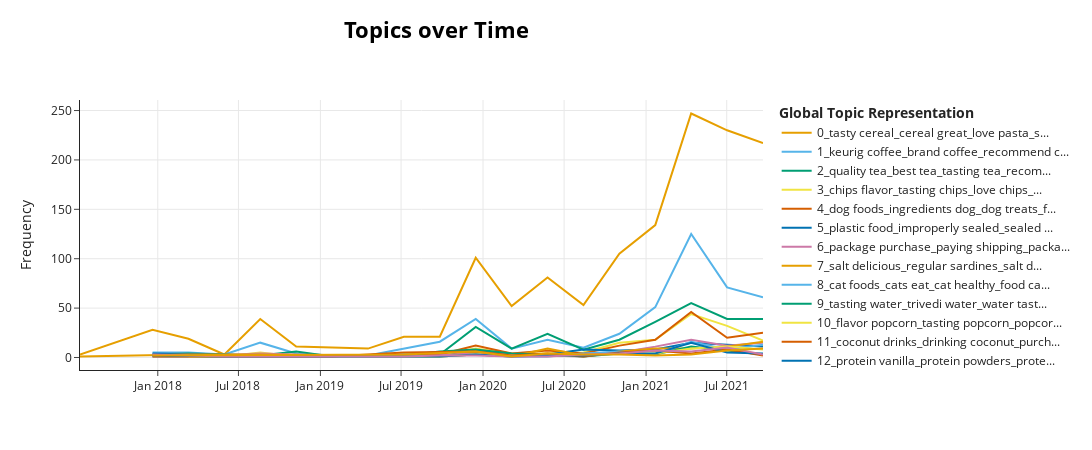

This figure's notebook cell:
### Code cell
topics_over_time = model.topic_model.topics_over_time(docs=train.text, 
                                                timestamps=train.date, 
                                                global_tuning=True, 
                                                evolution_tuning=True, 
                                                nr_bins=20)
model.topic_model.visualize_topics_over_time(topics_over_time, top_n_topics=15)

### Figure 1 — Plotly figure (JSON) as saved in the notebook; plotly's stock layout.template omitted (floating-point values rounded to 4 significant figures)
{"data": [{"hoverinfo": "text", "hovertext": ["<b>Topic 0</b><br>Words: chewiness cookie, cookies surprisingly, holes cookies, fantastic dressings, keen oatmeal", "<b>Topic 0</b><br>Words: oatmeal cookie, cookies soft, love oatmeal, taste fig, characteristic taste", "<b>Topic 0</b><br>Words: torani sugar, free syrups, calories candies, sugar eat, sugar bake", "<b>Topic 0</b><br>Words: cookie taste, cookies tasty, cocoa tasted, hard cookies, cookies great", "<b>Topic 0</b><br>Words: ranch flavored, cocoa krispies, ish snack, cookies tasty, hard grocery", "<b>Topic 0</b><br>Words: cookie recipe, wondering cookies, cookie kind, cinnamon chips, bun cookie", "<b>Topic 0</b><br>Words: flavored items, ghirardelli chocolate, meals flavors, tasty nutritional, taste goji", "<b>Topic 0</b><br>Words: tasty snacks, jordan almonds, snacks healthy, nut bars, banana nut", "<b>Topic 0</b><br>Words: nuts particularly, delicious snack, ramen good, almonds bit, fats snacks", "<b>Topic 0</b><br>Words: taste noodles, taste doubt, taste heavy, cheap tasty, 8oz tastes", "<b>Topic 0</b><br>Words: diet bars, bars taste, bars good, candy bar, kind bars", "<b>Topic 0</b><br>Words: cookies tasty, just dietary, mixed nuts, listed gluten, item taste", "<b>Topic 0</b><br>Words: considering sugar, smart sugar, angel food, best chocolate, protein bars", "<b>Topic 0</b><br>Words: lousy taste, lingonberry syrup, keurig happier, coffee snacks, treats surprisingly", "<b>Topic 0</b><br>Words: pumpkin muffins, tasty actually, snack good, tasty delicious, recipes pure", "<b>Topic 0</b><br>Words: cereal great, cereals, healthy tasteful, breakfast cookies, nut butter", "<b>Topic 0</b><br>Words: biscuit recipe, grain pancake, original bisquick, drop biscuits, grain pancakes", "<b>Topic 0</b><br>Words: healthy cereals, peanuts almonds, almonds cashews, hard gluten, nut bars", "<b>Topic 0</b><br>Words: lots sugar, breakfast snack, cereals, oatmeal raisin, non gluten"], "marker": {"color": "#E69F00"}, "mode": "lines", "name": "0_tasty cereal_cereal great_love pasta_s...", "type": "scatter", "x": ["2017-07-10T09:18:43.200000", "2017-12-20T04:48:00", "2018-03-10T19:12:00", "2018-05-30T09:36:00", "2018-08-19T00:00:00", "2018-11-07T14:24:00", "2019-01-27T04:48:00", "2019-04-17T19:12:00", "2019-07-07T09:36:00", "2019-09-26T00:00:00", "2019-12-15T14:24:00", "2020-03-05T04:48:00", "2020-05-24T19:12:00", "2020-08-13T09:36:00", "2020-11-02T00:00:00", "2021-01-21T14:24:00", "2021-04-12T04:48:00", "2021-07-01T19:12:00", "2021-09-20T09:36:00"], "y": [3, 28, 19, 3, 39, 11, 10, 9, 21, 21, 101, 52, 81, 53, 105, 134, 247, 230, 217]}, {"hoverinfo": "text", "hovertext": ["<b>Topic 1</b><br>Words: keurig coffee, flavorful coffee, great coffee, buy coffee, regular coffee", "<b>Topic 1</b><br>Words: products coffee, coffee 81, coffees called, nung coffee, flavor stores", "<b>Topic 1</b><br>Words: great coffee, starbucks coffee, coffee bad, coffee rich, coffee coffee", "<b>Topic 1</b><br>Words: folgers coffee, coffee plan, tamer coffee, coffee considered, marked coffee", "<b>Topic 1</b><br>Words: amazon nespresso, buy coffee, ordering nespresso, tasting coffee, coffee coffee", "<b>Topic 1</b><br>Words: favorite coffees, colombian coffee, kind coffee, great coffee, recommend coffee", "<b>Topic 1</b><br>Words: tasting coffee, tastes bad, fruit beverages, great coffee, tangerine flavor", "<b>Topic 1</b><br>Words: inexpensive coffee, fine coffee, great coffee, supermarket coffees, coffee bitterness", "<b>Topic 1</b><br>Words: carbonated beverage, tasting coffee, drinks switch, fantastic espresso, fellow coffee", "<b>Topic 1</b><br>Words: juice flavor, grape soda, orange flavoring, flavors switch, tasting coffee", "<b>Topic 1</b><br>Words: better coffee, starbucks tastes, starbucks stuff, honestly starbucks, sodas horrible", "<b>Topic 1</b><br>Words: coffee lover, unused coffee, drink flavored, mentioned flavor, flavour highly", "<b>Topic 1</b><br>Words: natural flavored, pumpkin coffee, picky coffee, coconut juice, enjoyed coffee", "<b>Topic 1</b><br>Words: orange tangerine, drinker orange, eating oranges, taste soda, aftertaste orange", "<b>Topic 1</b><br>Words: acid coffee, sparkling juice, roasted coffee, coffee beans, lot coffee", "<b>Topic 1</b><br>Words: tasting coffee, regular coffee, keurig brewers, recommend coffee, coffee coffee", "<b>Topic 1</b><br>Words: caribou coffee, blend coffee, community coffee, coffee coffee, tasting coffee", "<b>Topic 1</b><br>Words: juice sodas, regular coffee, milky beverages, make juices, orange tangerine"], "marker": {"color": "#56B4E9"}, "mode": "lines", "name": "1_keurig coffee_brand coffee_recommend c...", "type": "scatter", "x": ["2017-12-20T04:48:00", "2018-03-10T19:12:00", "2018-05-30T09:36:00", "2018-08-19T00:00:00", "2018-11-07T14:24:00", "2019-01-27T04:48:00", "2019-04-17T19:12:00", "2019-07-07T09:36:00", "2019-09-26T00:00:00", "2019-12-15T14:24:00", "2020-03-05T04:48:00", "2020-05-24T19:12:00", "2020-08-13T09:36:00", "2020-11-02T00:00:00", "2021-01-21T14:24:00", "2021-04-12T04:48:00", "2021-07-01T19:12:00", "2021-09-20T09:36:00"], "y": [5, 5, 3, 15, 4, 2, 2, 9, 16, 39, 9, 18, 10, 24, 51, 125, 71, 61]}, {"hoverinfo": "text", "hovertext": ["<b>Topic 2</b><br>Words: tasting tea, organic tea, quality tea, taste tea, flavor tea", "<b>Topic 2</b><br>Words: tea basically, tea mix, tea health, ve tea, tea enjoy", "<b>Topic 2</b><br>Words: recommend tea, tea caffeine, ice tea, quality tea, strong tea", "<b>Topic 2</b><br>Words: tasting tea, flavor tea, quality tea, tea fantastic, strong tea", "<b>Topic 2</b><br>Words: lemon drink, raw honey, drink honey, instant powder, tea powder", "<b>Topic 2</b><br>Words: quality tea, tasting tea, recommend tea, taste tea, flavor tea", "<b>Topic 2</b><br>Words: quality tea, strong tea, recommend tea, tasting tea, great tea", "<b>Topic 2</b><br>Words: tea drink, white tea, sealed tea, white teas, tea add", "<b>Topic 2</b><br>Words: tea incredible, tea different, tea exactly, enjoyed teas, tea definetely", "<b>Topic 2</b><br>Words: quality tea, flavor tea, refined tea, remaining tea, red teas", "<b>Topic 2</b><br>Words: tea excellent, tea tasty, tea okay, tea definitely, tea frity", "<b>Topic 2</b><br>Words: tea irrestible, tea highly, tea selections, loose tea, like tea", "<b>Topic 2</b><br>Words: best tea, strong tea, recommend tea, oolong tea, taste tea", "<b>Topic 2</b><br>Words: tea choice, tea good, white tea, tasting tea, herbal teas", "<b>Topic 2</b><br>Words: bitterness tea, strong tea, taste tea, herbal tea, spice tea", "<b>Topic 2</b><br>Words: tasting tea, flavor tea, great tea, tea bad, tasteless tea"], "marker": {"color": "#009E73"}, "mode": "lines", "name": "2_quality tea_best tea_tasting tea_recom...", "type": "scatter", "x": ["2017-12-20T04:48:00", "2018-03-10T19:12:00", "2018-08-19T00:00:00", "2018-11-07T14:24:00", "2019-01-27T04:48:00", "2019-07-07T09:36:00", "2019-09-26T00:00:00", "2019-12-15T14:24:00", "2020-03-05T04:48:00", "2020-05-24T19:12:00", "2020-08-13T09:36:00", "2020-11-02T00:00:00", "2021-01-21T14:24:00", "2021-04-12T04:48:00", "2021-07-01T19:12:00", "2021-09-20T09:36:00"], "y": [3, 4, 2, 6, 1, 3, 3, 31, 9, 24, 8, 18, 36, 55, 39, 39]}, {"hoverinfo": "text", "hovertext": ["<b>Topic 3</b><br>Words: make chips, grain bread, chips actually, past chips, detest grain", "<b>Topic 3</b><br>Words: chips tasty, tasting chips, love chips, chips favorites, chips tasted", "<b>Topic 3</b><br>Words: chips rotten, chips edible, chips tasty, salt chips, love chips", "<b>Topic 3</b><br>Words: delicious chips, chip tasting, cheese chips, chips spicy, chips enjoyed", "<b>Topic 3</b><br>Words: bag chips, chips great, chips bag, eat chips, chips awesome", "<b>Topic 3</b><br>Words: crackers delicious, crackers good, snack crackers, eat crackers, plain crackers", "<b>Topic 3</b><br>Words: crackers delicious, crackers italian, good crackers, crackers good, crackers taste", "<b>Topic 3</b><br>Words: crackers delicious, crackers good, cracker fruit, plain crackers, crackers like", "<b>Topic 3</b><br>Words: chips delicious, chips food, try chips, chips texture, chips odd", "<b>Topic 3</b><br>Words: chips flavor, chips great, corn chips, eat chips, pop chips", "<b>Topic 3</b><br>Words: love chips, chips great, chips favorites, snack chip, chips love", "<b>Topic 3</b><br>Words: crackers delicious, crackers good, cracker dietary, rice crackers, healthy cracker", "<b>Topic 3</b><br>Words: tasty chips, crackers good, salt chips, original flavors, just crackers", "<b>Topic 3</b><br>Words: chips great, bag chips, cracker snacks, colored chips, potatoe chips", "<b>Topic 3</b><br>Words: popchips taste, tasting chips, chips tasty, pop chips, chips tasted", "<b>Topic 3</b><br>Words: plain crackers, chive chips, crackers like, purchase crackers, love chips", "<b>Topic 3</b><br>Words: taste chips, cravings chips, munching chips, chips better, regular chips"], "marker": {"color": "#F0E442"}, "mode": "lines", "name": "3_chips flavor_tasting chips_love chips_...", "type": "scatter", "x": ["2017-12-20T04:48:00", "2018-03-10T19:12:00", "2018-05-30T09:36:00", "2018-08-19T00:00:00", "2018-11-07T14:24:00", "2019-01-27T04:48:00", "2019-04-17T19:12:00", "2019-09-26T00:00:00", "2019-12-15T14:24:00", "2020-03-05T04:48:00", "2020-05-24T19:12:00", "2020-08-13T09:36:00", "2020-11-02T00:00:00", "2021-01-21T14:24:00", "2021-04-12T04:48:00", "2021-07-01T19:12:00", "2021-09-20T09:36:00"], "y": [2, 1, 1, 5, 1, 1, 1, 3, 9, 4, 4, 5, 15, 18, 44, 32, 17]}, {"hoverinfo": "text", "hovertext": ["<b>Topic 4</b><br>Words: dog foods, holistic dog, feed dog, dog treats, dog favorite", "<b>Topic 4</b><br>Words: dog foods, dogs eating, feed dog, cooked dogs, clean dogs", "<b>Topic 4</b><br>Words: dog treats, dog foods, dried treats, treats dogs, treats feed", "<b>Topic 4</b><br>Words: dog foods, ingredients dog, treats natural, dog highly, pets best", "<b>Topic 4</b><br>Words: dog foods, recommended treats, dog chew, dog chewed, dry dogfood", "<b>Topic 4</b><br>Words: pet mouth, mouth pet, china mouth, china contaminated, toys china", "<b>Topic 4</b><br>Words: foods pet, labradoodle puppy, doggie budget, entertain dog, better dog", "<b>Topic 4</b><br>Words: nutrients dogs, treats ok, enjoying treats, dogs enjoying, treats promptly", "<b>Topic 4</b><br>Words: dogswell products, foods sourced, dogs tolerate, resist dogs, dogs doxies", "<b>Topic 4</b><br>Words: treats getting, country dogs, treats going, dachshund absolutely, beef rolls", "<b>Topic 4</b><br>Words: dog foods, dog treats, dogs eating, treats dog, dog treat", "<b>Topic 4</b><br>Words: dog treats, treats taste, treats dog, dogswell chew, tiny treats", "<b>Topic 4</b><br>Words: dog treats, duck treats, dogs chicken, duck treat, dog owners"], "marker": {"color": "#D55E00"}, "mode": "lines", "name": "4_dog foods_ingredients dog_dog treats_f...", "type": "scatter", "x": ["2018-05-30T09:36:00", "2018-11-07T14:24:00", "2019-07-07T09:36:00", "2019-09-26T00:00:00", "2019-12-15T14:24:00", "2020-03-05T04:48:00", "2020-05-24T19:12:00", "2020-08-13T09:36:00", "2020-11-02T00:00:00", "2021-01-21T14:24:00", "2021-04-12T04:48:00", "2021-07-01T19:12:00", "2021-09-20T09:36:00"], "y": [1, 1, 2, 3, 12, 4, 7, 4, 12, 18, 46, 20, 25]}, {"hoverinfo": "text", "hovertext": ["<b>Topic 5</b><br>Words: easy toddlers, plum organics, tried pumpkin, new foods, hungry plum", "<b>Topic 5</b><br>Words: food pears, green vegetables, vegetables combined, pears loves, fruit veggie", "<b>Topic 5</b><br>Words: best foods, flat food, buy earth, infant loves, going food", "<b>Topic 5</b><br>Words: love reccommend, baby enjoyed, baby love, best amazon, taste baby", "<b>Topic 5</b><br>Words: olive spread, case grocery, jars leaked, jar lids, snack jars", "<b>Topic 5</b><br>Words: feeding babies, babies use, scary feeding, loves tasty, favorite banana", "<b>Topic 5</b><br>Words: stale treat, treat ordered, buy babiesrus, banana hurt, local prices", "<b>Topic 5</b><br>Words: item diaper, disliked product, favor item, remaining cartons, baby love", "<b>Topic 5</b><br>Words: food daughter, foods usable, foods flavor, stage foods, mango chicken", "<b>Topic 5</b><br>Words: product ok, product pleasantly, table foods, eb fruits, baby enjoyed", "<b>Topic 5</b><br>Words: plastic food, tray sticks, smoothly drawer, track tray, looking holder", "<b>Topic 5</b><br>Words: tasted foods, tasting baby, quality tasting, chicken apple, stinky turkey", "<b>Topic 5</b><br>Words: chunky meals, foods took, foods haven, fruit veggies, snack plus", "<b>Topic 5</b><br>Words: jars bpa, liked baby, shredded plastic, sealed jars, free jars"], "marker": {"color": "#0072B2"}, "mode": "lines", "name": "5_plastic food_improperly sealed_sealed ...", "type": "scatter", "x": ["2017-12-20T04:48:00", "2018-08-19T00:00:00", "2018-11-07T14:24:00", "2019-01-27T04:48:00", "2019-09-26T00:00:00", "2019-12-15T14:24:00", "2020-03-05T04:48:00", "2020-05-24T19:12:00", "2020-08-13T09:36:00", "2020-11-02T00:00:00", "2021-01-21T14:24:00", "2021-04-12T04:48:00", "2021-07-01T19:12:00", "2021-09-20T09:36:00"], "y": [4, 2, 1, 1, 1, 7, 3, 3, 8, 7, 8, 15, 13, 11]}, {"hoverinfo": "text", "hovertext": ["<b>Topic 6</b><br>Words: 911drugstore, 99 911drugstore, seller charge, 911drugstore charing, costs 59", "<b>Topic 6</b><br>Words: seven packs, total packs, cost pack, packs 14, packs snack", "<b>Topic 6</b><br>Words: cost pack, 10 packs, marshmallows 10, seven packs, packs meant", "<b>Topic 6</b><br>Words: local meijer, meijer sells, discount price, emergency snack, apiece discount", "<b>Topic 6</b><br>Words: pack fedex, fedex order, bag sent, ordered 16, refunded 105", "<b>Topic 6</b><br>Words: cost pack, 48 envelopes, boxes packs, seven packs, package crazy", "<b>Topic 6</b><br>Words: shop offers, price plus, deal product, price talk, paying shipping", "<b>Topic 6</b><br>Words: cookies costs, cost pack, costs chocolate, total boxes, costco 49", "<b>Topic 6</b><br>Words: cheaper shipped, box 14, receive box, arrives 15, boxes packs", "<b>Topic 6</b><br>Words: publix rated, local publix, checked prices, costs chocolate, discount price", "<b>Topic 6</b><br>Words: overpriced pack, dollars wholesale, local price, dollars package, target price", "<b>Topic 6</b><br>Words: overpriced grocery, priced snack, prices supermarket, sale prices, shopping chives", "<b>Topic 6</b><br>Words: box cookies, cost 99, 19 box, box 00, 50 grocery", "<b>Topic 6</b><br>Words: price package, price stores, cents muffin, checked prices, 48 cents", "<b>Topic 6</b><br>Words: 2oz really, approximate price, 21 2oz, pricing quite, 100 gram"], "marker": {"color": "#CC79A7"}, "mode": "lines", "name": "6_package purchase_paying shipping_packa...", "type": "scatter", "x": ["2017-12-20T04:48:00", "2018-03-10T19:12:00", "2018-08-19T00:00:00", "2019-04-17T19:12:00", "2019-07-07T09:36:00", "2019-09-26T00:00:00", "2019-12-15T14:24:00", "2020-03-05T04:48:00", "2020-05-24T19:12:00", "2020-08-13T09:36:00", "2020-11-02T00:00:00", "2021-01-21T14:24:00", "2021-04-12T04:48:00", "2021-07-01T19:12:00", "2021-09-20T09:36:00"], "y": [1, 1, 4, 1, 1, 2, 5, 3, 2, 1, 5, 11, 18, 12, 15]}, {"hoverinfo": "text", "hovertext": ["<b>Topic 7</b><br>Words: salty beef, eat salty, salty fatty, eaten salty, salty eat", "<b>Topic 7</b><br>Words: salty product, peppered jerky, eat salty, peppered jerkys, salt good", "<b>Topic 7</b><br>Words: jerky saltiness, eaten salty, eat salty, salty eat, salt good", "<b>Topic 7</b><br>Words: eat salty, foodie salt, eaten salty, regular salt, salt good", "<b>Topic 7</b><br>Words: sardines olive, offerings sardines, sardines, tasting crown, great sardine", "<b>Topic 7</b><br>Words: dash marinates, marinates wonderful, marinates, mrs dash, benefits flavor", "<b>Topic 7</b><br>Words: eat salty, eaten salty, salty processed, salty eat, salt good", "<b>Topic 7</b><br>Words: sardines salt, based sardines, sardines, like sardines, great sardine", "<b>Topic 7</b><br>Words: sardines oil, filets sardines, sardines, sardines recently, canned fish", "<b>Topic 7</b><br>Words: eaten salty, sodium cheese, charleston seafood, eat salty, sturgeon roe", "<b>Topic 7</b><br>Words: taste tuna, best tuna, smoked tuna, sardines taste, tuna favorite", "<b>Topic 7</b><br>Words: tasting sardines, smoked salt, sardines used, sardine purveyors, sardines distinctive", "<b>Topic 7</b><br>Words: salt wonderful, salt tastes, salt different, salt special, snack salt", "<b>Topic 7</b><br>Words: salt delicious, regular salt, natural salt, serve salt, eaten salty", "<b>Topic 7</b><br>Words: salt good, salt great, salt prefered, taste tuna, regular saltine"], "marker": {"color": "#E69F00"}, "mode": "lines", "name": "7_salt delicious_regular sardines_salt d...", "type": "scatter", "x": ["2017-07-10T09:18:43.200000", "2017-12-20T04:48:00", "2018-03-10T19:12:00", "2018-08-19T00:00:00", "2019-07-07T09:36:00", "2019-09-26T00:00:00", "2019-12-15T14:24:00", "2020-03-05T04:48:00", "2020-05-24T19:12:00", "2020-08-13T09:36:00", "2020-11-02T00:00:00", "2021-01-21T14:24:00", "2021-04-12T04:48:00", "2021-07-01T19:12:00", "2021-09-20T09:36:00"], "y": [1, 2, 3, 3, 1, 1, 3, 1, 9, 2, 6, 9, 9, 11, 16]}, {"hoverinfo": "text", "hovertext": ["<b>Topic 8</b><br>Words: cat eat, cat ate, cat foods, cats eat, treat cat", "<b>Topic 8</b><br>Words: food cat, cat eat, cats eat, cats treats, cat ate", "<b>Topic 8</b><br>Words: food cat, cats treats, cat eat, cats eat, cat canned", "<b>Topic 8</b><br>Words: cat eat, certain flavor, cats ounce, cat pukes, case cat", "<b>Topic 8</b><br>Words: appetizers quality, feast appetizers, quality cats, cats treats, food cat", "<b>Topic 8</b><br>Words: cat grass, plant cats, grown containers, containers cat, purchase grown", "<b>Topic 8</b><br>Words: cat tolerate, food vet, cat prefer, quality cat, kitty tender", "<b>Topic 8</b><br>Words: cat canned, trash cats, food website, adult cat, cat parents", "<b>Topic 8</b><br>Words: kitty eating, cat garbage, cats fine, cat iron, cat different", "<b>Topic 8</b><br>Words: cat foods, cats digestive, cats eat, cat healthy, cat ate", "<b>Topic 8</b><br>Words: pie cat, catnip, cat 15, public nutritional, red delicious", "<b>Topic 8</b><br>Words: cat eat, cats eat, eat cat, treat cat, treats cat"], "marker": {"color": "#56B4E9"}, "mode": "lines", "name": "8_cat foods_cats eat_cat healthy_food ca...", "type": "scatter", "x": ["2017-12-20T04:48:00", "2018-05-30T09:36:00", "2019-09-26T00:00:00", "2019-12-15T14:24:00", "2020-03-05T04:48:00", "2020-05-24T19:12:00", "2020-08-13T09:36:00", "2020-11-02T00:00:00", "2021-01-21T14:24:00", "2021-04-12T04:48:00", "2021-07-01T19:12:00", "2021-09-20T09:36:00"], "y": [1, 1, 1, 3, 1, 1, 4, 6, 3, 16, 8, 13]}, {"hoverinfo": "text", "hovertext": ["<b>Topic 9</b><br>Words: bottle tastes, flavor water, tasting water, water tastes, drinkers flavor", "<b>Topic 9</b><br>Words: efs, efs excelent, thought efs, accelerade better, compared accelerade", "<b>Topic 9</b><br>Words: mojito flavor, beverage drops, mixes mojito, flavors crystal, drops beverage", "<b>Topic 9</b><br>Words: best water, tasting waters, tasting water, water essentia, best bottled", "<b>Topic 9</b><br>Words: water tastes, calorie flavored, differences bottled, tasting zero, aftertaste water", "<b>Topic 9</b><br>Words: water flavor, tasting water, vitamin taste, water tastes, flavors crystal", "<b>Topic 9</b><br>Words: taste water, flavor water, tasting water, water tastes, tasting beverage", "<b>Topic 9</b><br>Words: flavors squirt, water flavors, swallowing vitamin, flavor water, water flavored", "<b>Topic 9</b><br>Words: tasting water, bottled waters, purest water, water purest, cleanser tastes", "<b>Topic 9</b><br>Words: drinks voss, bottle voss, daily water, bottle pinches, squeezed water", "<b>Topic 9</b><br>Words: citrus drink, trivedi water, tasting water, plain water, drink carbonated", "<b>Topic 9</b><br>Words: 32oz water, water shake, water enjoyed, buying water, expensive water", "<b>Topic 9</b><br>Words: tasting water, water tastes, kind water, expensive water, mixed water"], "marker": {"color": "#009E73"}, "mode": "lines", "name": "9_tasting water_trivedi water_water tast...", "type": "scatter", "x": ["2018-03-10T19:12:00", "2018-05-30T09:36:00", "2019-07-07T09:36:00", "2019-09-26T00:00:00", "2019-12-15T14:24:00", "2020-03-05T04:48:00", "2020-05-24T19:12:00", "2020-08-13T09:36:00", "2020-11-02T00:00:00", "2021-01-21T14:24:00", "2021-04-12T04:48:00", "2021-07-01T19:12:00", "2021-09-20T09:36:00"], "y": [2, 1, 2, 6, 8, 4, 3, 1, 4, 3, 11, 7, 3]}, {"hoverinfo": "text", "hovertext": ["<b>Topic 10</b><br>Words: gives popcorn, corn popcorn, popcorn pleasing, popcorn product, white popcorn", "<b>Topic 10</b><br>Words: making popcorn, homemade popcorn, topping popcorn, popcorn machine, popcorn lovers", "<b>Topic 10</b><br>Words: popcorn taste, tasting popcorn, cheese popcorn, flavor popcorn, buttered popcorn", "<b>Topic 10</b><br>Words: popcorn salt, popcorn thanks, homemade popcorn, popcorn product, flavor popcorn", "<b>Topic 10</b><br>Words: corn popcorn, kettle corn, best popcorn, flavor popcorn, tasting popcorn", "<b>Topic 10</b><br>Words: popcorn salt, flavor popcorn, cheesy popcorn, homemade popcorn, popcorn seasoning", "<b>Topic 10</b><br>Words: corn popcorn, popcorn product, popcorn use, gourmet popcorn, fireworks popcorn", "<b>Topic 10</b><br>Words: theater popcorn, buy popcorn, buying popcorn, popcorn product, best popcorn", "<b>Topic 10</b><br>Words: tasting popcorn, flavor popcorn, grocery popcorn, corn popcorn, popcorn seasoning", "<b>Topic 10</b><br>Words: buying popcorn, homemade popcorn, tasting popcorn, flavor popcorn, popcorn use", "<b>Topic 10</b><br>Words: popcorn taste, flavor popcorn, tasting popcorn, popcorn lovers, love popcorn", "<b>Topic 10</b><br>Words: popcorn tasty, popcorn cooking, popcorn lovers, tasting popcorn, topping popcorn", "<b>Topic 10</b><br>Words: flavor popcorn, popcorn flavored, popcorn taste, popcorn good, popcorn amazing", "<b>Topic 10</b><br>Words: popcorn popcorn, cob popcorn, loved popcorn, different popcorn, popcorn loved"], "marker": {"color": "#F0E442"}, "mode": "lines", "name": "10_flavor popcorn_tasting popcorn_popcor...", "type": "scatter", "x": ["2018-03-10T19:12:00", "2018-08-19T00:00:00", "2018-11-07T14:24:00", "2019-01-27T04:48:00", "2019-09-26T00:00:00", "2019-12-15T14:24:00", "2020-03-05T04:48:00", "2020-05-24T19:12:00", "2020-08-13T09:36:00", "2020-11-02T00:00:00", "2021-01-21T14:24:00", "2021-04-12T04:48:00", "2021-07-01T19:12:00", "2021-09-20T09:36:00"], "y": [1, 1, 1, 1, 1, 3, 2, 2, 2, 4, 4, 9, 11, 8]}, {"hoverinfo": "text", "hovertext": ["<b>Topic 11</b><br>Words: natural pineapple, love pineapple, coconut pineapple, water pineapple, pineapple coconut", "<b>Topic 11</b><br>Words: taste coconut, taste efagold, enjoy coconut, tried coconut, drinking coconut", "<b>Topic 11</b><br>Words: sugary gatorade, gatorade similar, coconut drinks, gatorade lemonade, drinking coconut", "<b>Topic 11</b><br>Words: flavor jars, tub flavor, jars pleased, tub coconut, gallon tub", "<b>Topic 11</b><br>Words: flavor coconut, taste coconut, coconut drinks, drinking coconut, enjoy coconut", "<b>Topic 11</b><br>Words: coconut pineapple, tried coconut, love coconut, container coconut, coconut make", "<b>Topic 11</b><br>Words: flavor coconut, drinking coconut, coconut drinks, tried coconut, taste coconut", "<b>Topic 11</b><br>Words: coconut drink, water coconut, taste coconutty, rich coconut, coconut hard", "<b>Topic 11</b><br>Words: colada flavor, pina colada, coconut pineapple, pineapple coconut, love pineapple", "<b>Topic 11</b><br>Words: making coconut, probably coconut, pineapple flavor, tasted faint, residual flavor", "<b>Topic 11</b><br>Words: replacement coconut, kind coconut, say coconut, pineapple available, cans taste", "<b>Topic 11</b><br>Words: flavor coconut, taste coconut, water sweetened, tasted sweet, sweetened actually", "<b>Topic 11</b><br>Words: coconut pineapple, pineapple coconut, natural pineapple, pineapple delicious, coconut drinks", "<b>Topic 11</b><br>Words: drinking coconut, coconut drinks, flavor coconut, taste coconut, tried coconut"], "marker": {"color": "#D55E00"}, "mode": "lines", "name": "11_coconut drinks_drinking coconut_purch...", "type": "scatter", "x": ["2017-12-20T04:48:00", "2018-05-30T09:36:00", "2018-08-19T00:00:00", "2019-01-27T04:48:00", "2019-07-07T09:36:00", "2019-12-15T14:24:00", "2020-03-05T04:48:00", "2020-05-24T19:12:00", "2020-08-13T09:36:00", "2020-11-02T00:00:00", "2021-01-21T14:24:00", "2021-04-12T04:48:00", "2021-07-01T19:12:00", "2021-09-20T09:36:00"], "y": [1, 1, 1, 1, 5, 6, 2, 4, 1, 5, 7, 4, 8, 2]}, {"hoverinfo": "text", "hovertext": ["<b>Topic 12</b><br>Words: sour sop, protein morning, flavor benefits, protein powders, getting protein", "<b>Topic 12</b><br>Words: protein powders, getting protein, egg protein, like shakes, water shaker", "<b>Topic 12</b><br>Words: appetite hours, flavor benefits, replacement powder, protein powders, powder works", "<b>Topic 12</b><br>Words: protein satisfying, protein powders, portable protein, getting protein, egg protein", "<b>Topic 12</b><br>Words: lean body, like shakes, satisfied lean, buy lean, ready shakes", "<b>Topic 12</b><br>Words: dr smoothie, smoothie crushed, fat flavor, tasting easy, protein powders", "<b>Topic 12</b><br>Words: acai powder, nut acai, protein powders, shake taste, antioxidant product", "<b>Topic 12</b><br>Words: taking wheatgrass, helps wheatgrass, wheatgrass mix, yogurt did, wheatgrass best", "<b>Topic 12</b><br>Words: getting protein, morning protein, better smoothie, protein powders, lots protein", "<b>Topic 12</b><br>Words: protein powders, nutrients definitely, supplements hard, stomach tastes, shakes work", "<b>Topic 12</b><br>Words: taste shakes, tastes flavors, protein powders, strawberry yummy, complaining taste", "<b>Topic 12</b><br>Words: protein powders, taste hemp, powder great, powder recommendation, green taste", "<b>Topic 12</b><br>Words: protein vanilla, plenty protein, milk protein, protein used, protein dont", "<b>Topic 12</b><br>Words: getting protein, hemp powder, say ingested, nutritionally satisfied, hemp protein"], "marker": {"color": "#0072B2"}, "mode": "lines", "name": "12_protein vanilla_protein powders_prote...", "type": "scatter", "x": ["2017-12-20T04:48:00", "2018-05-30T09:36:00", "2018-11-07T14:24:00", "2019-07-07T09:36:00", "2019-09-26T00:00:00", "2019-12-15T14:24:00", "2020-03-05T04:48:00", "2020-05-24T19:12:00", "2020-08-13T09:36:00", "2020-11-02T00:00:00", "2021-01-21T14:24:00", "2021-04-12T04:48:00", "2021-07-01T19:12:00", "2021-09-20T09:36:00"], "y": [2, 1, 1, 1, 1, 3, 1, 2, 2, 4, 4, 15, 5, 4]}, {"hoverinfo": "text", "hovertext": ["<b>Topic 13</b><br>Words: walnut oil, chicken oil, like oils, quick oil, oils bought", "<b>Topic 13</b><br>Words: fabulous oil, recommend oil, quality oil, olive oils, great oil", "<b>Topic 13</b><br>Words: love oil, health oil, quality oil, coconut oils, oil smells", "<b>Topic 13</b><br>Words: olive oils, coconut oils, avocado oil, recommend oil, quality oil", "<b>Topic 13</b><br>Words: walnut oil, olive oils, walnut extract, coconut oils, avocado oil", "<b>Topic 13</b><br>Words: coconut oils, new coconut, oil cost, recommend oil, hate coconut", "<b>Topic 13</b><br>Words: avocado oil, quality oil, olive oils, great oil, recommend oil", "<b>Topic 13</b><br>Words: walnut oil, olive oils, quality walnut, quality oil, love walnut", "<b>Topic 13</b><br>Words: quality oil, oils brand, coconut oils, recommend oil, great oil", "<b>Topic 13</b><br>Words: macadamia oil, popcorn coconut, coconut sweetness, coconut hint, popcorn fantastic", "<b>Topic 13</b><br>Words: olive oils, olive taste, quality olive, mineral oil, oil pleasant", "<b>Topic 13</b><br>Words: olive oils, coconut oils, quality oil, use olive, oil skin", "<b>Topic 13</b><br>Words: olive oils, olive juice, olive juices, delicious olive, use olive"], "marker": {"color": "#CC79A7"}, "mode": "lines", "name": "13_olive oils_coconut oils_walnut oil_av...", "type": "scatter", "x": ["2017-12-20T04:48:00", "2018-05-30T09:36:00", "2019-07-07T09:36:00", "2019-09-26T00:00:00", "2019-12-15T14:24:00", "2020-03-05T04:48:00", "2020-05-24T19:12:00", "2020-08-13T09:36:00", "2020-11-02T00:00:00", "2021-01-21T14:24:00", "2021-04-12T04:48:00", "2021-07-01T19:12:00", "2021-09-20T09:36:00"], "y": [3, 1, 1, 2, 2, 1, 1, 3, 4, 7, 6, 10, 3]}, {"hoverinfo": "text", "hovertext": ["<b>Topic 14</b><br>Words: soup healthy, soup tastes, calories soup, sodium soup, buying soup", "<b>Topic 14</b><br>Words: enjoy soup, eating soup, comforting soup, soup tastes, ok soup", "<b>Topic 14</b><br>Words: different soups, soups tasted, tasted soup, soup overcooked, lobster soup", "<b>Topic 14</b><br>Words: enjoy soup, love soup, soup tastes, good soup, eating soup", "<b>Topic 14</b><br>Words: japanese soups, soup perfection, soup like, soups just, finish soup", "<b>Topic 14</b><br>Words: soup recommend, recommend soup, enjoy soup, tasting soup, love soup", "<b>Topic 14</b><br>Words: soup mix, soup quick, miso soups, canned soups, soup tastes", "<b>Topic 14</b><br>Words: canned soups, soups ok, soup tastes, disliked soup, case soup", "<b>Topic 14</b><br>Words: soup tastes, soup meal, eating soup, love soup, starchy soup", "<b>Topic 14</b><br>Words: soup delicious, soup soup, old soup, soup makes, soup dollars", "<b>Topic 14</b><br>Words: healthy soup, soups available, soups excellent, soup good, soup great"], "marker": {"color": "#E69F00"}, "mode": "lines", "name": "14_recommend soup_soup tastes_love soup_...", "type": "scatter", "x": ["2017-12-20T04:48:00", "2019-07-07T09:36:00", "2019-12-15T14:24:00", "2020-03-05T04:48:00", "2020-05-24T19:12:00", "2020-08-13T09:36:00", "2020-11-02T00:00:00", "2021-01-21T14:24:00", "2021-04-12T04:48:00", "2021-07-01T19:12:00", "2021-09-20T09:36:00"], "y": [2, 3, 6, 1, 4, 3, 3, 2, 3, 7, 9]}], "layout": {"height": 450, "hoverlabel": {"bgcolor": "white", "font": {"family": "Rockwell", "size": 16}}, "legend": {"title": {"text": "<b>Global Topic Representation"}}, "title": {"font": {"color": "Black", "size": 22}, "text": "<b>Topics over Time</b>", "x": 0.4, "xanchor": "center", "y": 0.95, "yanchor": "top"}, "width": 1250, "xaxis": {"showgrid": true}, "yaxis": {"showgrid": true, "title": {"text": "Frequency"}}}}
